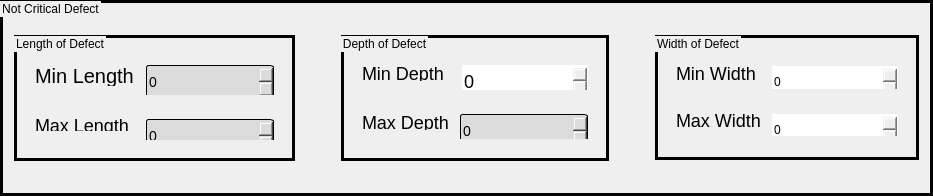
                                  <widget class="QGroupBox" name="groupBox_14">
                                   <property name="minimumSize">
                                    <size>
                                     <width>361</width>
                                     <height>196</height>
                                    </size>
                                   </property>
                                   <property name="maximumSize">
                                    <size>
                                     <width>1287</width>
                                     <height>590</height>
                                    </size>
                                   </property>
                                   <property name="styleSheet">
                                    <string notr="true">font: 16pt &quot;Mongolian Baiti&quot;;
border:3px solid back</string>
                                   </property>
                                   <property name="title">
                                    <string>Not Critical Defect</string>
                                   </property>
                                   <layout class="QHBoxLayout" name="horizontalLayout_37">
                                    <item>
                                     <widget class="QGroupBox" name="groupBox_16">
                                      <property name="maximumSize">
                                       <size>
                                        <width>16777215</width>
                                        <height>126</height>
                                       </size>
                                      </property>
                                      <property name="styleSheet">
                                       <string notr="true">font: 14pt &quot;Mongolian Baiti&quot;;
border: 3px solid back</string>
                                      </property>
                                      <property name="title">
                                       <string>Length of Defect</string>
                                      </property>
                                      <layout class="QVBoxLayout" name="verticalLayout_27">
                                       <item>
                                        <widget class="QFrame" name="frame_88">
                                         <property name="minimumSize">
                                          <size>
                                           <width>0</width>
                                           <height>0</height>
                                          </size>
                                         </property>
                                         <property name="maximumSize">
                                          <size>
                                           <width>16777215</width>
                                           <height>39</height>
                                          </size>
                                         </property>
                                         <property name="styleSheet">
                                          <string notr="true">border: no</string>
                                         </property>
                                         <property name="frameShape">
                                          <enum>QFrame::StyledPanel</enum>
                                         </property>
                                         <property name="frameShadow">
                                          <enum>QFrame::Raised</enum>
                                         </property>
                                         <layout class="QHBoxLayout" name="horizontalLayout_78">
                                          <item>
                                           <widget class="QLabel" name="label_55">
                                            <property name="styleSheet">
                                             <string notr="true">font-size:20px;
font: 13pt &quot;Mongolian Baiti&quot;;
border: no</string>
                                            </property>
                                            <property name="text">
                                             <string>Min Length </string>
                                            </property>
                                           </widget>
                                          </item>
                                          <item>
                                           <widget class="QSpinBox" name="lenght_not_critical">
                                            <property name="minimumSize">
                                             <size>
                                              <width>128</width>
                                              <height>34</height>
                                             </size>
                                            </property>
                                            <property name="maximumSize">
                                             <size>
                                              <width>56</width>
                                              <height>16777215</height>
                                             </size>
                                            </property>
                                            <property name="styleSheet">
                                             <string notr="true">background-color :rgb(219, 219, 219);
font-size:14px;
border-style: solid;
border-width: 1;
border-radius: 3;</string>
                                            </property>
                                            <property name="maximum">
                                             <number>1000</number>
                                            </property>
                                           </widget>
                                          </item>
                                         </layout>
                                        </widget>
                                       </item>
                                       <item>
                                        <widget class="QFrame" name="frame_18">
                                         <property name="maximumSize">
                                          <size>
                                           <width>16777215</width>
                                           <height>30</height>
                                          </size>
                                         </property>
                                         <property name="styleSheet">
                                          <string notr="true">border: no</string>
                                         </property>
                                         <property name="frameShape">
                                          <enum>QFrame::StyledPanel</enum>
                                         </property>
                                         <property name="frameShadow">
                                          <enum>QFrame::Raised</enum>
                                         </property>
                                         <layout class="QHBoxLayout" name="horizontalLayout_32">
                                          <item>
                                           <widget class="QLabel" name="label_19">
                                            <property name="styleSheet">
                                             <string notr="true">font-size:18px;
font: 13pt &quot;Mongolian Baiti&quot;;
border: no</string>
                                            </property>
                                            <property name="text">
                                             <string>Max Length</string>
                                            </property>
                                           </widget>
                                          </item>
                                          <item>
                                           <widget class="QSpinBox" name="lenght_not_critical_Max">
                                            <property name="minimumSize">
                                             <size>
                                              <width>128</width>
                                              <height>34</height>
                                             </size>
                                            </property>
                                            <property name="maximumSize">
                                             <size>
                                              <width>56</width>
                                              <height>16777215</height>
                                             </size>
                                            </property>
                                            <property name="styleSheet">
                                             <string notr="true">background-color :rgb(219, 219, 219);
font-size:14px;
border-style: solid;
border-width: 1;
border-radius: 3;</string>
                                            </property>
                                            <property name="maximum">
                                             <number>1000</number>
                                            </property>
                                           </widget>
                                          </item>
                                         </layout>
                                        </widget>
                                       </item>
                                      </layout>
                                     </widget>
                                    </item>
                                    <item>
                                     <spacer name="horizontalSpacer_17">
                                      <property name="orientation">
                                       <enum>Qt::Horizontal</enum>
                                      </property>
                                      <property name="sizeType">
                                       <enum>QSizePolicy::Fixed</enum>
                                      </property>
                                      <property name="sizeHint" stdset="0">
                                       <size>
                                        <width>40</width>
                                        <height>20</height>
                                       </size>
                                      </property>
                                     </spacer>
                                    </item>
                                    <item>
                                     <widget class="QGroupBox" name="groupBox_15">
                                      <property name="minimumSize">
                                       <size>
                                        <width>0</width>
                                        <height>81</height>
                                       </size>
                                      </property>
                                      <property name="maximumSize">
                                       <size>
                                        <width>16777215</width>
                                        <height>126</height>
                                       </size>
                                      </property>
                                      <property name="baseSize">
                                       <size>
                                        <width>1</width>
                                        <height>0</height>
                                       </size>
                                      </property>
                                      <property name="styleSheet">
                                       <string notr="true">font: 14pt &quot;Mongolian Baiti&quot;;
border: 3px solid back</string>
                                      </property>
                                      <property name="title">
                                       <string>Depth of Defect</string>
                                      </property>
                                      <layout class="QVBoxLayout" name="verticalLayout_6">
                                       <item>
                                        <widget class="QFrame" name="frame_87">
                                         <property name="maximumSize">
                                          <size>
                                           <width>16777215</width>
                                           <height>34</height>
                                          </size>
                                         </property>
                                         <property name="styleSheet">
                                          <string notr="true">font-size:18px;
font: 12pt &quot;Mongolian Baiti&quot;;
border: no
</string>
                                         </property>
                                         <property name="frameShape">
                                          <enum>QFrame::StyledPanel</enum>
                                         </property>
                                         <property name="frameShadow">
                                          <enum>QFrame::Raised</enum>
                                         </property>
                                         <layout class="QHBoxLayout" name="horizontalLayout_77">
                                          <item>
                                           <widget class="QLabel" name="label_54">
                                            <property name="styleSheet">
                                             <string notr="true">font-size:18px;
font: 13pt &quot;Mongolian Baiti&quot;;
border: no</string>
                                            </property>
                                            <property name="text">
                                             <string>Min Depth </string>
                                            </property>
                                           </widget>
                                          </item>
                                          <item>
                                           <widget class="QSpinBox" name="Depth_not_Critical">
                                            <property name="minimumSize">
                                             <size>
                                              <width>126</width>
                                              <height>32</height>
                                             </size>
                                            </property>
                                            <property name="maximumSize">
                                             <size>
                                              <width>56</width>
                                              <height>16777215</height>
                                             </size>
                                            </property>
                                            <property name="styleSheet">
                                             <string notr="true"/>
                                            </property>
                                            <property name="maximum">
                                             <number>1000</number>
                                            </property>
                                           </widget>
                                          </item>
                                         </layout>
                                        </widget>
                                       </item>
                                       <item>
                                        <widget class="QFrame" name="frame_17">
                                         <property name="maximumSize">
                                          <size>
                                           <width>16777215</width>
                                           <height>34</height>
                                          </size>
                                         </property>
                                         <property name="styleSheet">
                                          <string notr="true">font-size:18px;
font: 13pt &quot;Mongolian Baiti&quot;;
border: no</string>
                                         </property>
                                         <property name="frameShape">
                                          <enum>QFrame::StyledPanel</enum>
                                         </property>
                                         <property name="frameShadow">
                                          <enum>QFrame::Raised</enum>
                                         </property>
                                         <layout class="QHBoxLayout" name="horizontalLayout_34">
                                          <item>
                                           <widget class="QLabel" name="label_13">
                                            <property name="styleSheet">
                                             <string notr="true">font-size:18px;
font: 12pt &quot;Mongolian Baiti&quot;;
border: no</string>
                                            </property>
                                            <property name="text">
                                             <string>Max Depth </string>
                                            </property>
                                           </widget>
                                          </item>
                                          <item>
                                           <widget class="QSpinBox" name="Depth_not_Critical_Max">
                                            <property name="minimumSize">
                                             <size>
                                              <width>128</width>
                                              <height>34</height>
                                             </size>
                                            </property>
                                            <property name="maximumSize">
                                             <size>
                                              <width>55</width>
                                              <height>16777215</height>
                                             </size>
                                            </property>
                                            <property name="styleSheet">
                                             <string notr="true">background-color :rgb(219, 219, 219);
font-size:14px;
border-style: solid;
border-width: 1;
border-radius: 3;</string>
                                            </property>
                                            <property name="maximum">
                                             <number>1000</number>
                                            </property>
                                           </widget>
                                          </item>
                                         </layout>
                                        </widget>
                                       </item>
                                      </layout>
                                     </widget>
                                    </item>
                                    <item>
                                     <spacer name="horizontalSpacer_18">
                                      <property name="orientation">
                                       <enum>Qt::Horizontal</enum>
                                      </property>
                                      <property name="sizeType">
                                       <enum>QSizePolicy::Fixed</enum>
                                      </property>
                                      <property name="sizeHint" stdset="0">
                                       <size>
                                        <width>40</width>
                                        <height>20</height>
                                       </size>
                                      </property>
                                     </spacer>
                                    </item>
                                    <item>
                                     <widget class="QGroupBox" name="groupBox_6">
                                      <property name="minimumSize">
                                       <size>
                                        <width>0</width>
                                        <height>86</height>
                                       </size>
                                      </property>
                                      <property name="maximumSize">
                                       <size>
                                        <width>16777215</width>
                                        <height>125</height>
                                       </size>
                                      </property>
                                      <property name="styleSheet">
                                       <string notr="true">font: 14pt &quot;Mongolian Baiti&quot;;
border: 3px solid back</string>
                                      </property>
                                      <property name="title">
                                       <string>Width of Defect</string>
                                      </property>
                                      <layout class="QVBoxLayout" name="verticalLayout_2">
                                       <item>
                                        <widget class="QFrame" name="frame_86">
                                         <property name="minimumSize">
                                          <size>
                                           <width>0</width>
                                           <height>0</height>
                                          </size>
                                         </property>
                                         <property name="maximumSize">
                                          <size>
                                           <width>16777215</width>
                                           <height>32</height>
                                          </size>
                                         </property>
                                         <property name="baseSize">
                                          <size>
                                           <width>0</width>
                                           <height>0</height>
                                          </size>
                                         </property>
                                         <property name="styleSheet">
                                          <string notr="true">border: no</string>
                                         </property>
                                         <property name="frameShape">
                                          <enum>QFrame::StyledPanel</enum>
                                         </property>
                                         <property name="frameShadow">
                                          <enum>QFrame::Raised</enum>
                                         </property>
                                         <layout class="QHBoxLayout" name="horizontalLayout_76">
                                          <item>
                                           <widget class="QLabel" name="label_53">
                                            <property name="styleSheet">
                                             <string notr="true">font-size:18px;
font: 13pt &quot;Mongolian Baiti&quot;;
border: no</string>
                                            </property>
                                            <property name="text">
                                             <string>Min Width</string>
                                            </property>
                                           </widget>
                                          </item>
                                          <item>
                                           <widget class="QSpinBox" name="Width_not_critical">
                                            <property name="minimumSize">
                                             <size>
                                              <width>126</width>
                                              <height>32</height>
                                             </size>
                                            </property>
                                            <property name="maximumSize">
                                             <size>
                                              <width>56</width>
                                              <height>16777215</height>
                                             </size>
                                            </property>
                                            <property name="styleSheet">
                                             <string notr="true"/>
                                            </property>
                                            <property name="maximum">
                                             <number>1000</number>
                                            </property>
                                           </widget>
                                          </item>
                                         </layout>
                                        </widget>
                                       </item>
                                       <item>
                                        <widget class="QFrame" name="frame_15">
                                         <property name="maximumSize">
                                          <size>
                                           <width>16777215</width>
                                           <height>31</height>
                                          </size>
                                         </property>
                                         <property name="styleSheet">
                                          <string notr="true">border: no</string>
                                         </property>
                                         <property name="frameShape">
                                          <enum>QFrame::StyledPanel</enum>
                                         </property>
                                         <property name="frameShadow">
                                          <enum>QFrame::Raised</enum>
                                         </property>
                                         <layout class="QHBoxLayout" name="horizontalLayout_31">
                                          <item>
                                           <widget class="QLabel" name="label_9">
                                            <property name="styleSheet">
                                             <string notr="true">font-size:18px;
font: 13pt &quot;Mongolian Baiti&quot;;
</string>
                                            </property>
                                            <property name="text">
                                             <string>Max Width </string>
                                            </property>
                                           </widget>
                                          </item>
                                          <item>
                                           <widget class="QSpinBox" name="Width_not_critical_Max">
                                            <property name="minimumSize">
                                             <size>
                                              <width>126</width>
                                              <height>32</height>
                                             </size>
                                            </property>
                                            <property name="maximumSize">
                                             <size>
                                              <width>56</width>
                                              <height>16777215</height>
                                             </size>
                                            </property>
                                            <property name="styleSheet">
                                             <string notr="true"/>
                                            </property>
                                            <property name="maximum">
                                             <number>1000</number>
                                            </property>
                                           </widget>
                                          </item>
                                         </layout>
                                        </widget>
                                       </item>
                                      </layout>
                                     </widget>
                                    </item>
                                   </layout>
                                  </widget>
